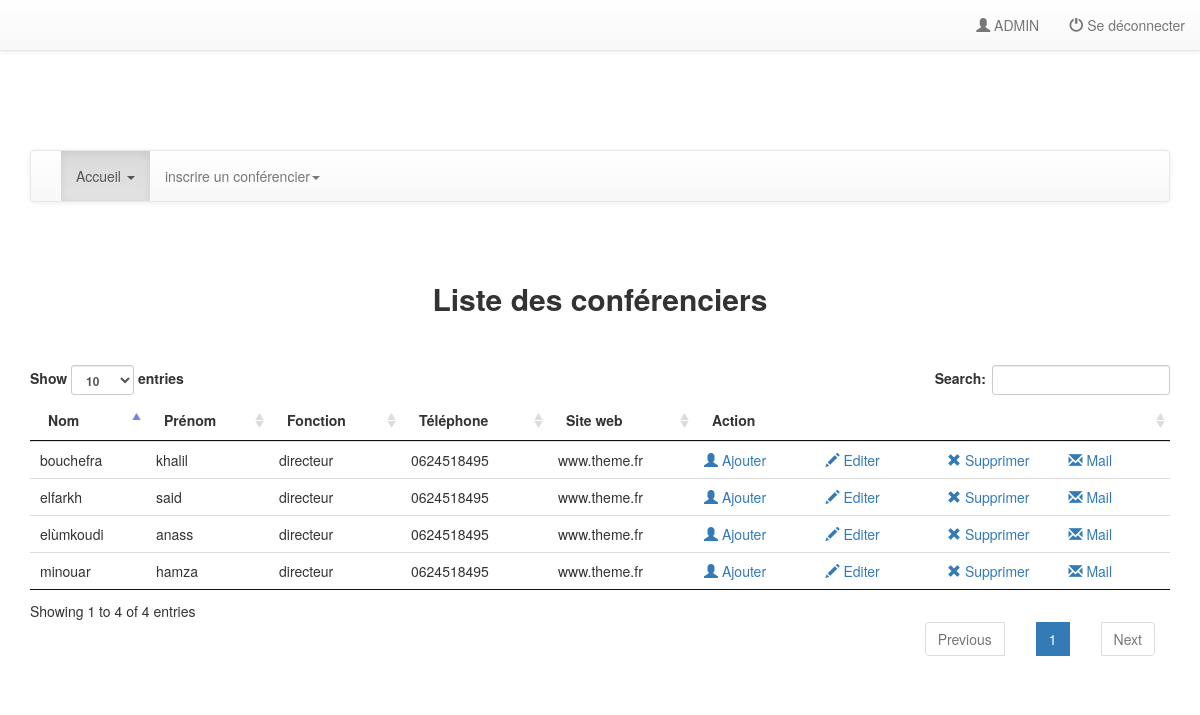
/index.php?page=afficherConferenciers&show=1 (signed in), run on the app's committed database.
### tables this page shows
CREATE TABLE membre(
  id_membre int(11) not null primary key auto_increment,                           
  nom varchar(50) not null,                                      
  prenom varchar(50) not null,                                                  
  email varchar(100) not null,
  tel varchar(20),
  login varchar(50),                                                         
  mdp varchar(200) NOT NULL,
  est_admin smallint
);

CREATE TABLE conferencier(
  id_conferencier int(11) not null primary key auto_increment,                         
  nom varchar(50) not null,                                      
  prenom varchar(50) not null,  
  fonction varchar(100),                                                           
  email varchar(100) not null,
  tel varchar(20), 
  site_web varchar(100)
);

### controllers/afficherConferenciers.php (called while the page is built)
<?php
    include 'models/afficherConferenciers.php';
    $id_conference = $_GET['show'];
    $conferenciers = getConferenciers($con);
    include 'views/afficherConferenciers.php';
?>

### models/afficherConferenciers.php (called while the page is built)
<?php
function getConferenciers($con){
    $str = "select * from conferencier";
    $req = mysqli_query($con,$str);
    $res = [];
    while ($tmp = mysqli_fetch_assoc($req)) {
      $res[] = $tmp;
    }
    return $res;
}
?>

### views/afficherConferenciers.php (the view)
    <div class="navbar navbar-default">
    <div class="container-fluid">
        <div class="collapse navbar-collapse text-center">
            <ul class="nav navbar-nav">
                    <li class="active">
                        <a href="?page=home">Accueil <span class="caret"></span></a>
                    </li>
              <li class="sub-menu">
                        <a href="?page=insererConferencier">inscrire un conférencier<span class="caret"></span></a>
                        </li>
            </ul>
        </div>
    </div>
</div>
<br><br>
<center><h2><strong>Liste des conférenciers</strong></h2></center>
<br><br>
<table id="table" class="table table-condensed table-hover">
  <thead>
    <tr>
      <th>Nom</th>
      <th>Prénom</th>
      <th>Fonction</th>
            <th>Téléphone</th>
                        <th>Site web</th>
      <th>Action</th>
    </tr>
  </thead>
  <tbody>
    <?php foreach ($conferenciers as $c): ?>
      <tr>
        <td><?= $c['nom']?></td>
         <td><?= $c['prenom']?></td>
 <td><?= $c['fonction']?></td>
 <td><?= $c['tel']?></td>
 <td><?= $c['site_web']?></td>
        <td nowrap>
          <div class="row">
            <div class="col-md-3">
            <a href=<?= "?page=ajouterConferencierConference&ajouter=".$c['id_conferencier']."&conferencier=".$id_conference ?>><span class="glyphicon glyphicon-user"></span> Ajouter </a>
            </div>
            <div class="col-md-3">
              <a href=<?= "?page=modifierConferencier&modifier=".$c['id_conferencier'] ?>><span class="glyphicon glyphicon-pencil"></span> Editer </a>
            </div>
            <div class="col-md-3">
              <a href=<?= "?page=deleteConferencier&delete=".$c['id_conferencier'] ?>><span class="glyphicon glyphicon-remove"></span> Supprimer </a>
            </div>
            <div class="col-md-3">
              <?php echo '<a href="mailto: '.$c['email'].'">' ;?><span class="glyphicon glyphicon-envelope"></span> Mail </a>
            </div>
          </div>
        </td>
      </tr>
    <?php endforeach; ?>
  </tbody>
</table>

### index.php (shortened to what this page needs)
<?php
$con = mysqli_connect("localhost","root","","gestion_conference");
$str = "select * from membre";
$req = mysqli_query($con,$str);
$user = NULL ;
if(isset($_SESSION['user'])){
  $user =$_SESSION['user'];
}
?>
<!DOCTYPE html>
<html>
<head>
  <link rel="stylesheet" href="css/old/bootstrap.min.css">
  <link rel="stylesheet" href="css/old/bootstrap-theme.min.css">
  <link rel="stylesheet" href="css/old/bootstrap-datetimepicker.css">
  <link rel="stylesheet" href="css/old/dataTables.css">
  <link rel="stylesheet" href="css/old/style.css">
</head>
<body>
  <nav class="navbar navbar-default navbar-fixed-top">
    <div class="container-fluid">
      <div class="navbar-header">
        <a class="navbar-brand"><strong></strong></a>
      </div>
         <?php if (isset($user)): ?>
        <ul class="nav navbar-nav navbar-right">
          <?php if ($user['est_admin'] == 1): ?>
           <li><a href="?page = adminPanel"><span class="glyphicon glyphicon-user"></span> ADMIN </a></li>
           <?php else: ?>
          <li><a href="?page = userPanel "><span class="glyphicon glyphicon-user"></span>  Bienvenue <strong><?= $user['login']?></strong></a></li>
          <?php endif; ?>
          <li><a href="?page=logout"><span class="glyphicon glyphicon-off"></span> Se déconnecter</a></li>
        </ul>
      <?php endif; ?>
    </div>
  </nav>
  <div class="container">
        <?php
         if(isset($user) && isset($_GET["page"])){
            if ($user['est_admin'] == "1") {
                $page = $_GET["page"];
                switch ($page) {
                   case 'afficherConferenciers':
                        include 'controllers/afficherConferenciers.php';
                   break;
                   }
            }
            }
            elseif (isset($_GET['page'] ) && $_GET['page']=="showCalendrier") {
              include 'controllers/showCalendrier.php';
            }
            elseif (isset($_GET['page'] )&& $_GET['page']=="forgetpwd") {
              include 'controllers/forgetpwd.php';
            }
            elseif (isset($_GET['page'] )&& $_GET['page']=="about") {
              include 'about.html';
            }
            elseif (isset($_GET['page'] )&& $_GET['page']=="login") {
              include 'controllers/login.php';
            }
            elseif (isset($_GET['page'] )&& $_GET['page']=="showCalendrierPeriode") {
              include 'controllers/showCalendrierPeriode.php';
            }
            elseif (isset($_GET['page'] )&& $_GET['page']=="signUp") {
              include 'controllers/signUp.php';
            }
             elseif (isset($_GET['page'] )&& $_GET['page']=="showConfPrint") {
              include 'controllers/showConfPrint.php';
            }
             elseif (isset($_GET['page'] )&& $_GET['page']=="proposerConference") {
                           include 'controllers/proposerConference.php';
            }
            else{
              include 'home.php';
            }
    ?>
  </div>
</body>
</html>

### css/old/dataTables.css (style rules this page uses)
table.dataTable { width:100%;margin:0 auto;clear:both;border-collapse:separate;border-spacing:0 }
table.dataTable thead th,table.dataTable tfoot th { font-weight:bold }
table.dataTable thead th,table.dataTable thead td { padding:10px 18px;border-bottom:1px solid #111 }
table.dataTable thead .sorting,table.dataTable thead .sorting_asc,table.dataTable thead .sorting_desc { cursor:pointer;*cursor:hand }
table.dataTable thead .sorting,table.dataTable thead .sorting_asc,table.dataTable thead .sorting_desc,table.dataTable thead .sorting_asc_disabled,table.dataTable thead .sorting_desc_disabled { background-repeat:no-repeat;background-position:center right }
table.dataTable thead .sorting { background-image:url("../images/sort_both.png") }
table.dataTable thead .sorting_asc { background-image:url("../images/sort_asc.png") }
table.dataTable tbody tr { background-color:#ffffff }
table.dataTable tbody th,table.dataTable tbody td { padding:8px 10px }
table.dataTable.no-footer { border-bottom:1px solid #111 }
table.dataTable,table.dataTable th,table.dataTable td { -webkit-box-sizing:content-box;-moz-box-sizing:content-box;box-sizing:content-box }

### css/old/style.css (style rules this page uses)
body { padding-top: 150px; padding-bottom: 70px; }

### data on the page
conferencier: nom "elùmkoudi", prenom "anass", fonction "directeur", tel "0624518495", site_web "www.theme.fr"
conferencier: nom "elfarkh", prenom "said", fonction "directeur", tel "0624518495", site_web "www.theme.fr"
conferencier: nom "minouar", prenom "hamza", fonction "directeur", tel "0624518495", site_web "www.theme.fr"
conferencier: nom "bouchefra", prenom "khalil", fonction "directeur", tel "0624518495", site_web "www.theme.fr"
